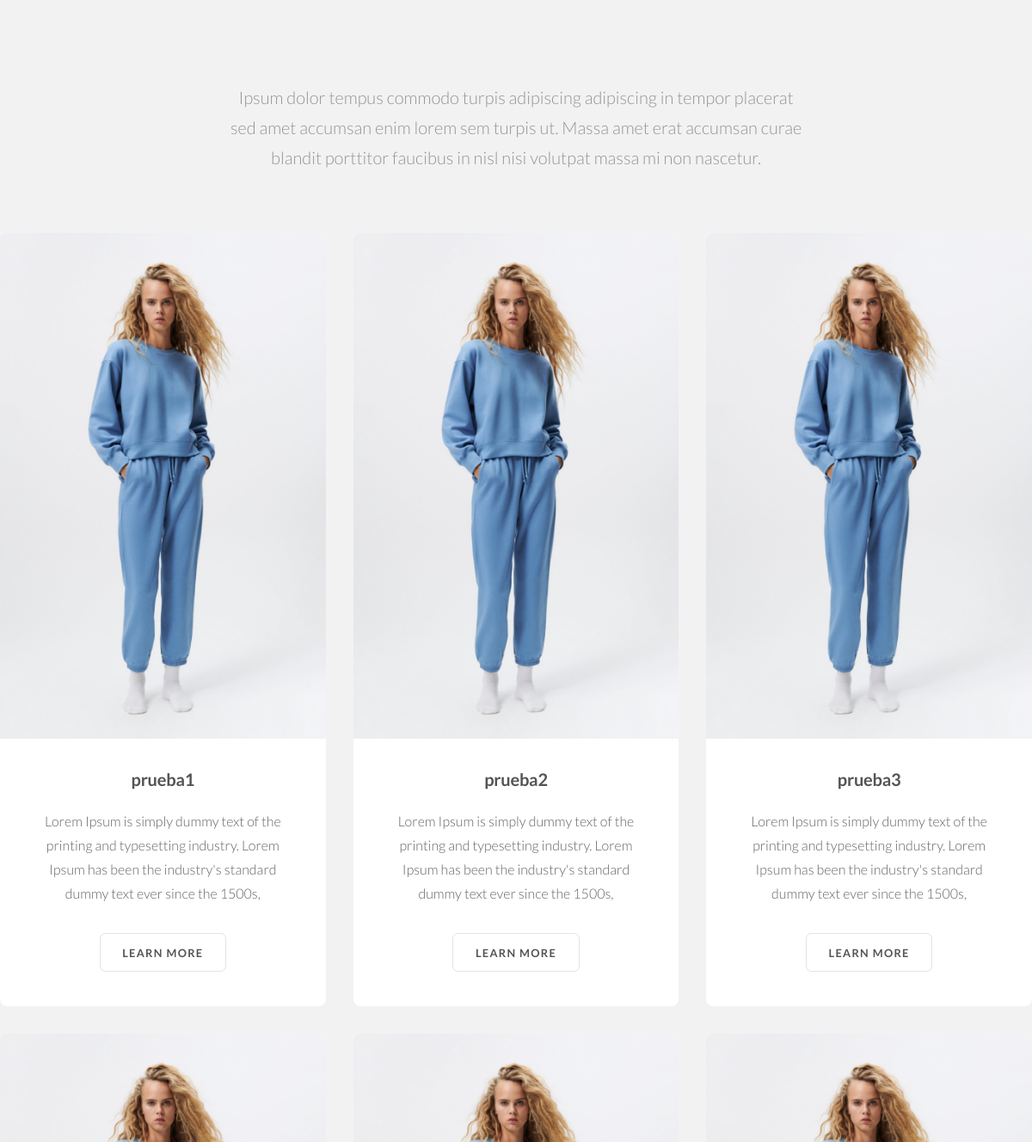
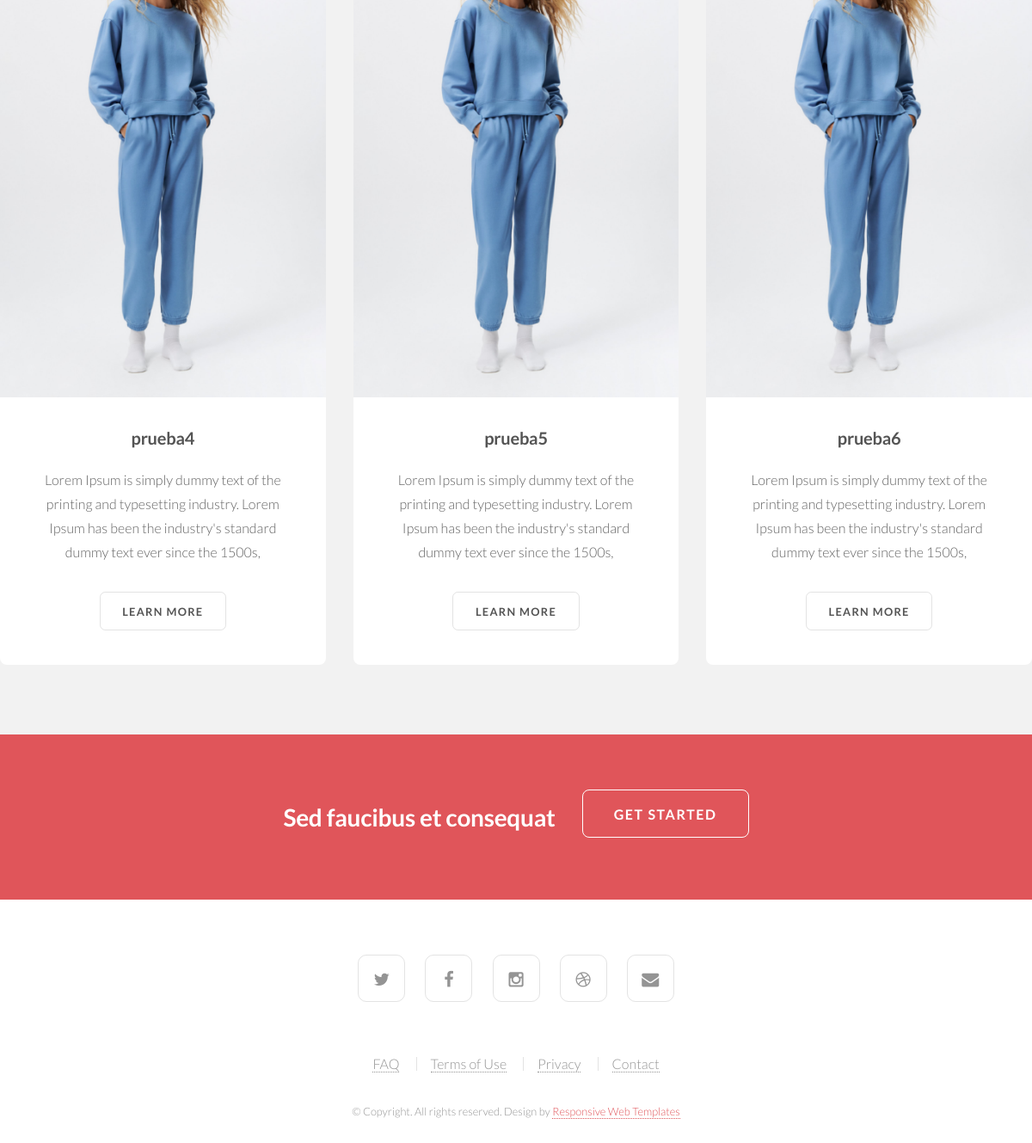
/outfitShowroomApp/home/ (lower part), run on an earlier commit of the app's database (2 pictures, top to bottom).
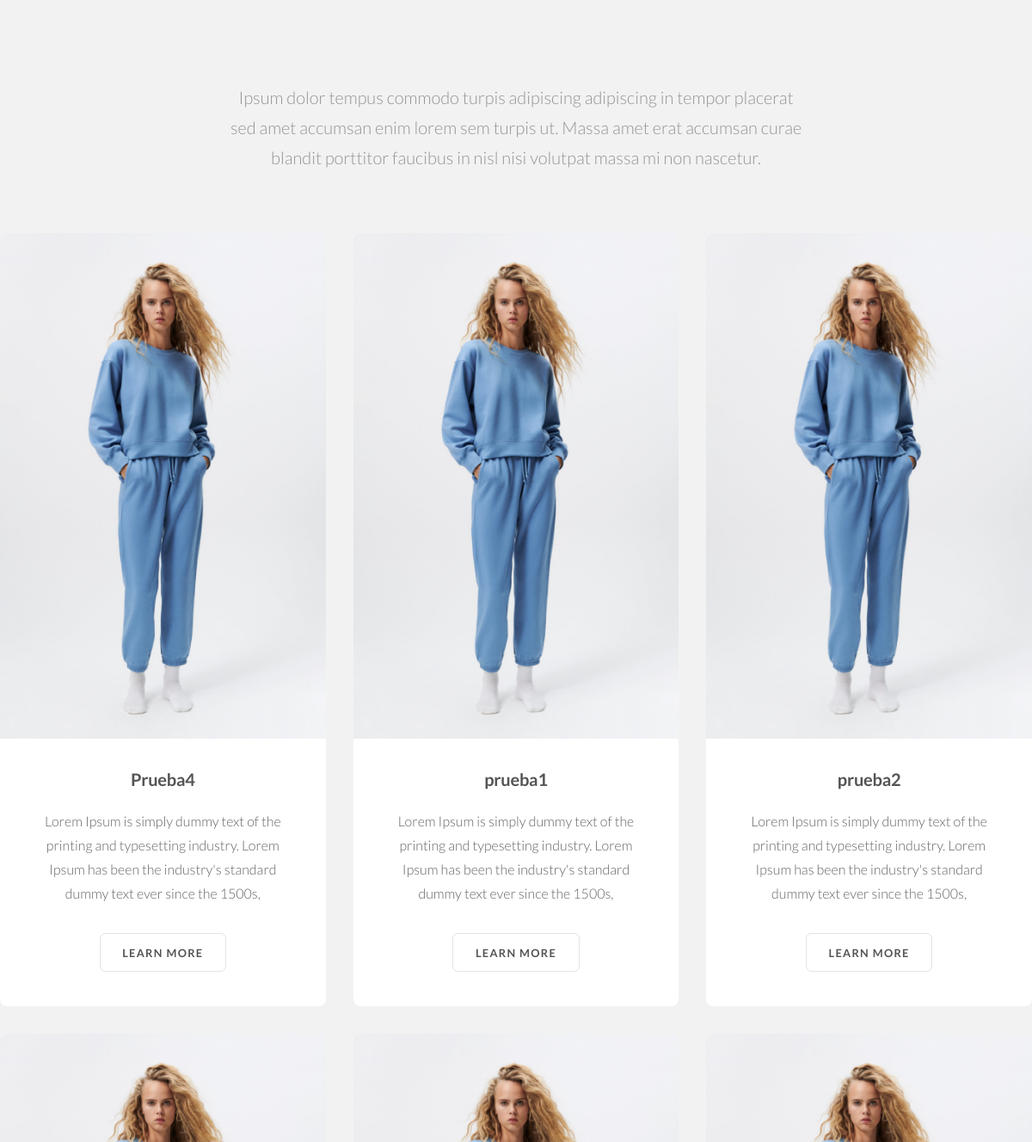
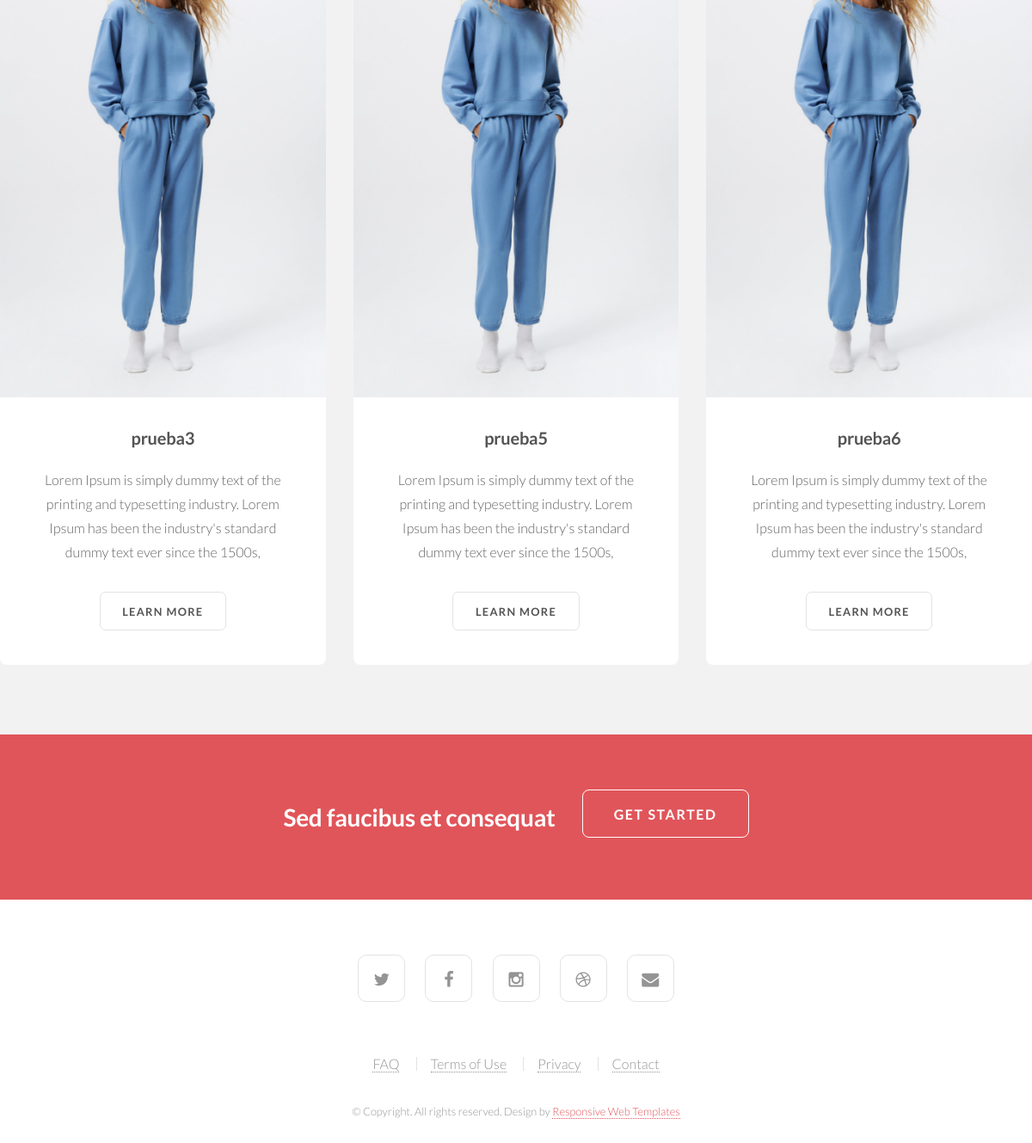
And on a later commit of the database (2 pictures, top to bottom).
### outfitShowroomApp/models.py (models this page shows, shortened)
class Outfit(models.Model):
    id_out = models.AutoField(auto_created=True, primary_key=True)
    nombre = models.CharField(max_length=4000)
    desc = models.CharField(max_length=4000)
    precio = models.DecimalField(decimal_places=2, max_digits=5, default=0)
    estilo = models.ForeignKey(Estilo, null=False, blank=False, on_delete=models.CASCADE, related_name='outfits') #related_name indica el nombre de la relación (outfits de un determinado estilo - estilo.outfits.all(), estilo.outfits.count(), estilo.outfits.filter(precio>50).all())
    ocasiones = models.ManyToManyField(Ocasion, related_name='outfitsocasiones')
    prendas = models.ManyToManyField(Prenda, related_name='outfitsprendas')

### outfitShowroomApp/views.py (the view)
class EstiloListView(ListView):
    template_name= 'index.html'
    model=Estilo
    queryset = Estilo.objects.order_by('nombre')
    def get_context_data(self, **kwargs):
        context = super(EstiloListView, self).get_context_data(**kwargs)
        context['ocasion_list'] = Outfit.objects.order_by('id_out')
        context['outfit_list'] = Outfit.objects.order_by('nombre')
        return context

### outfitShowroomApp/templates/index.html (shortened to what this page needs)
{% load static %}
<!DOCTYPE HTML>
<html>
	<head>
		<link rel="stylesheet" href="{% static '../static/css/skel.css' %}" />
		<link rel="stylesheet" href="{% static '../static/css/style.css' %} " />
		<link rel="stylesheet" href="{% static '../static/css/style-xlarge.css' %}" />
	</head>
	<body class="landing">
			<section id="three" class="wrapper style1">
				<div class="container">
					<header class="major">
						<p>Ipsum dolor tempus commodo turpis adipiscing adipiscing in tempor placerat<br />
						sed amet accumsan enim lorem sem turpis ut. Massa amet erat accumsan curae<br />
						blandit porttitor faucibus in nisl nisi volutpat massa mi non nascetur.</p>
					</header>
					<div class="row">
					{%block outfits%}
						{%for i in outfit_list%}
						<div class="4u 6u$(2) 12u$(3)">
							<article class="box post">
								<a href="#" class="image fit"><img src="{% static '../static/images_ropa/BÁSICA/Captura de pantalla 2021-11-12 a las 0.14.12.png' %}" alt="" /></a>
								<h3>{{i.nombre}}</h3>
								<p>{{i.desc}}</p>
								<ul class="actions">
									<li><a href="#" class="button">Learn More</a></li>
								</ul>
							</article>
						</div>
						{% endfor%}
					</div>
					{% endblock %}
				</div>
			</section>
			<section id="cta" class="wrapper style3">
				<h2>Sed faucibus et consequat</h2>
				<ul class="actions">
					<li><a href="#" class="button big">Get Started</a></li>
				</ul>
			</section>
			<footer id="footer">
				<ul class="icons">
					<li><a href="#" class="icon fa-twitter"><span class="label">Twitter</span></a></li>
					<li><a href="#" class="icon fa-facebook"><span class="label">Facebook</span></a></li>
					<li><a href="#" class="icon fa-instagram"><span class="label">Instagram</span></a></li>
					<li><a href="#" class="icon fa-dribbble"><span class="label">Dribbble</span></a></li>
					<li><a href="#" class="icon fa-envelope"><span class="label">Envelope</span></a></li>
				</ul>
				<ul class="menu">
					<li><a href="#">FAQ</a></li>
					<li><a href="#">Terms of Use</a></li>
					<li><a href="#">Privacy</a></li>
					<li><a href="#">Contact</a></li>
				</ul>
				<span class="copyright">
					&copy; Copyright. All rights reserved. Design by <a href="http://www.html5webtemplates.co.uk">Responsive Web Templates</a>
				</span>
			</footer>
	</body>
</html>

What changed in the data, as far as the page shows it:
changed Outfit: nombre "prueba4" → "Prueba4"; moves up the list
